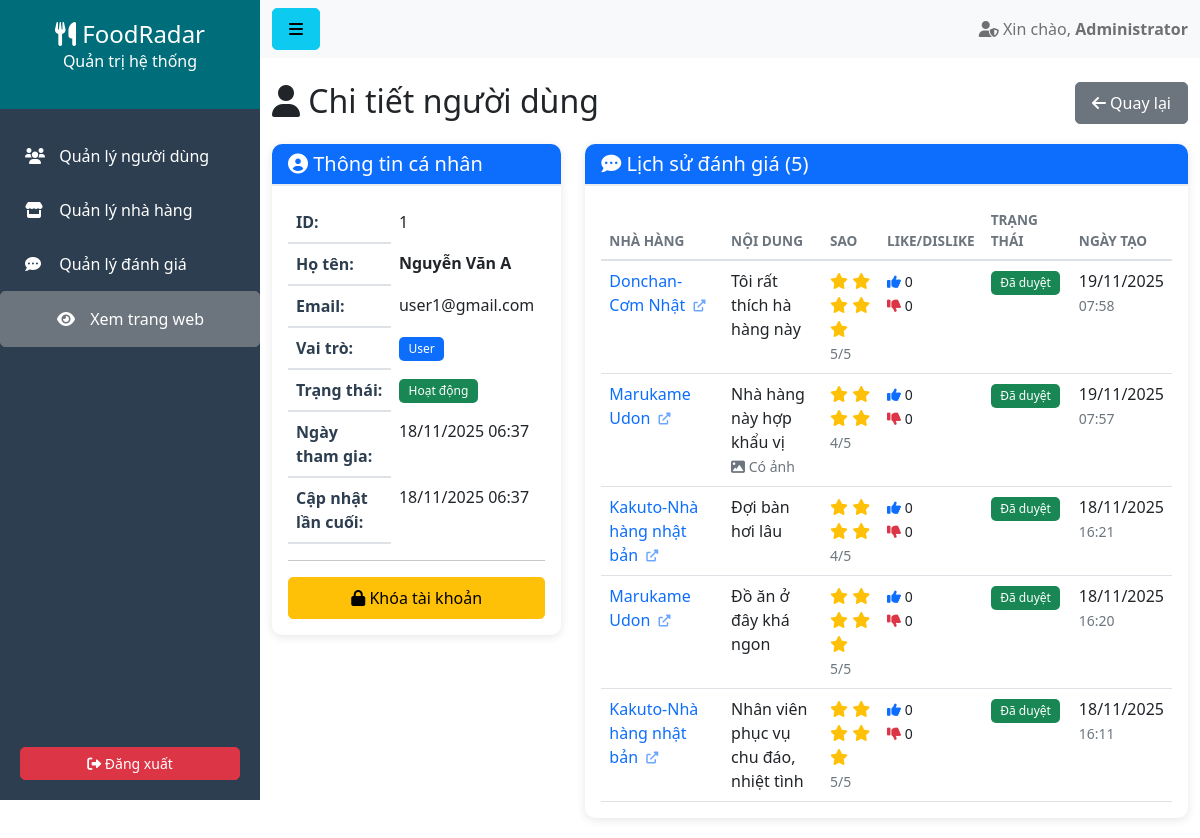
The page /admin/user_detail.php?id=1 (signed in) on the database its author committed.
### tables this page shows
CREATE TABLE `user` (
  `id` int NOT NULL,
  `fullname` varchar(255) NOT NULL,
  `email` varchar(255) NOT NULL,
  `password` varchar(255) NOT NULL,
  `role` enum('user','admin') DEFAULT 'user',
  `status` enum('active','locked') DEFAULT 'active',
  `created_at` timestamp NULL DEFAULT CURRENT_TIMESTAMP,
  `updated_at` timestamp NULL DEFAULT CURRENT_TIMESTAMP ON UPDATE CURRENT_TIMESTAMP
);

CREATE TABLE `review` (
  `id` int NOT NULL,
  `restaurant_id` int DEFAULT NULL,
  `user_id` int DEFAULT NULL,
  `content` text NOT NULL,
  `star` int NOT NULL,
  `images` text,
  `likes` int DEFAULT 0,
  `dislikes` int DEFAULT 0,
  `status` enum('pending','approved','hidden') DEFAULT 'approved',
  `created_at` timestamp NULL DEFAULT CURRENT_TIMESTAMP,
  `updated_at` timestamp NULL DEFAULT CURRENT_TIMESTAMP ON UPDATE CURRENT_TIMESTAMP
);

CREATE TABLE `restaurant` (
  `id` int NOT NULL,
  `category_id` int DEFAULT NULL,
  `name` varchar(255) NOT NULL,
  `address` varchar(255) NOT NULL,
  `description` text,
  `open_time` varchar(50) DEFAULT NULL,
  `images` text,
  `status` enum('active','hidden') DEFAULT 'active',
  `created_at` timestamp NULL DEFAULT CURRENT_TIMESTAMP,
  `updated_at` timestamp NULL DEFAULT CURRENT_TIMESTAMP ON UPDATE CURRENT_TIMESTAMP
);

### admin/user_detail.php (the view, shortened to what this page needs)
<?php
require_once 'header.php';
$userId = (int)$_GET['id'];
$sql = "SELECT * FROM user WHERE id = $userId";
$result = mysqli_query($conn, $sql);
$user = mysqli_fetch_assoc($result);
$reviews = [];
$sql = "SELECT r.*, rt.name as restaurant_name
        FROM review r
        JOIN restaurant rt ON r.restaurant_id = rt.id
        WHERE r.user_id = $userId
        ORDER BY r.created_at DESC";
$result = mysqli_query($conn, $sql);
if ($result) {
    while ($row = mysqli_fetch_assoc($result)) {
        $reviews[] = $row;
    }
}
$total_reviews = count($reviews);
?>
<div class="row mb-3">
    <div class="col-md-6">
        <h2><i class="fas fa-user"></i> Chi tiết người dùng</h2>
    </div>
    <div class="col-md-6 text-end">
        <a href="users.php" class="btn btn-secondary">
            <i class="fas fa-arrow-left"></i> Quay lại
        </a>
    </div>
</div>
<div class="row">
    <div class="col-md-4">
        <div class="card mb-4">
            <div class="card-header bg-primary text-white">
                <h5 class="mb-0"><i class="fas fa-user-circle"></i> Thông tin cá nhân</h5>
            </div>
            <div class="card-body">
                <table class="table table-borderless">
                    <tr>
                        <th width="40%">ID:</th>
                        <td><?php echo $user['id']; ?></td>
                    </tr>
                    <tr>
                        <th>Họ tên:</th>
                        <td><strong><?php echo htmlspecialchars($user['fullname']); ?></strong></td>
                    </tr>
                    <tr>
                        <th>Email:</th>
                        <td><?php echo htmlspecialchars($user['email']); ?></td>
                    </tr>
                    <tr>
                        <th>Vai trò:</th>
                        <td>
                            <span class="badge bg-<?php echo $user['role'] === 'admin' ? 'danger' : 'primary'; ?>">
                                <?php echo ucfirst($user['role']); ?>
                            </span>
                        </td>
                    </tr>
                    <tr>
                        <th>Trạng thái:</th>
                        <td>
                            <?php if ($user['status'] === 'active'): ?>
                                <span class="badge bg-success">Hoạt động</span>
                            <?php else: ?>
                                <span class="badge bg-danger">Bị khóa</span>
                            <?php endif; ?>
                        </td>
                    </tr>
                    <tr>
                        <th>Ngày tham gia:</th>
                        <td><?php echo date('d/m/Y H:i', strtotime($user['created_at'])); ?></td>
                    </tr>
                    <?php if ($user['updated_at']): ?>
                    <tr>
                        <th>Cập nhật lần cuối:</th>
                        <td><?php echo date('d/m/Y H:i', strtotime($user['updated_at'])); ?></td>
                    </tr>
                    <?php endif; ?>
                </table>
                <?php if ($user['role'] === 'user'): ?>
                    <hr>
                    <div class="d-grid gap-2">
                        <?php if ($user['status'] === 'active'): ?>
                            <a href="users.php?action=lock&id=<?php echo $user['id']; ?>"
                               class="btn btn-warning"
                               onclick="return confirm('Bạn có chắc muốn khóa tài khoản này?')">
                                <i class="fas fa-lock"></i> Khóa tài khoản
                            </a>
                        <?php endif; ?>
                    </div>
                <?php endif; ?>
            </div>
        </div>
    </div>
    <div class="col-md-8">
        <div class="card">
            <div class="card-header bg-primary text-white">
                <h5 class="mb-0"><i class="fas fa-comment-dots"></i> Lịch sử đánh giá (<?php echo $total_reviews; ?>)</h5>
            </div>
            <div class="card-body">
                <?php if (empty($reviews)): ?>
                    <p class="text-muted text-center py-4">Người dùng chưa có đánh giá nào.</p>
                <?php else: ?>
                    <div class="table-responsive">
                        <table class="table table-hover">
                            <thead>
                                <tr>
                                    <th>Nhà hàng</th>
                                    <th>Nội dung</th>
                                    <th>Sao</th>
                                    <th>Like/Dislike</th>
                                    <th>Trạng thái</th>
                                    <th>Ngày tạo</th>
                                </tr>
                            </thead>
                            <tbody>
                                <?php foreach ($reviews as $review): ?>
                                    <tr>
                                        <td>
                                            <a href="../restaurant.php?id=<?php echo $review['restaurant_id']; ?>"
                                               target="_blank" class="text-decoration-none">
                                                <?php echo htmlspecialchars($review['restaurant_name']); ?>
                                                <i class="fas fa-external-link-alt fa-xs"></i>
                                            </a>
                                        </td>
                                        <td>
                                            <?php
                                            $content = htmlspecialchars($review['content']);
                                            echo strlen($content) > 50 ? substr($content, 0, 50) . '...' : $content;
                                            ?>
                                            <?php if (!empty($review['images'])): ?>
                                                <br><small class="text-muted"><i class="fas fa-image"></i> Có ảnh</small>
                                            <?php endif; ?>
                                        </td>
                                        <td>
                                            <?php for ($i = 0; $i < $review['star']; $i++): ?>
                                                <i class="fas fa-star text-warning"></i>
                                            <?php endfor; ?>
                                            <br>
                                            <small class="text-muted"><?php echo $review['star']; ?>/5</small>
                                        </td>
                                        <td>
                                            <small>
                                                <i class="fas fa-thumbs-up text-primary"></i> <?php echo $review['likes']; ?><br>
                                                <i class="fas fa-thumbs-down text-danger"></i> <?php echo $review['dislikes']; ?>
                                            </small>
                                        </td>
                                        <td>
                                            <?php
                                            $badge_class = 'secondary';
                                            $status_text = 'Khác';
                                            if ($review['status'] === 'approved') {
                                                $badge_class = 'success';
                                                $status_text = 'Đã duyệt';
                                            } elseif ($review['status'] === 'pending') {
                                                $badge_class = 'warning';
                                                $status_text = 'Chờ duyệt';
                                            } elseif ($review['status'] === 'hidden') {
                                                $badge_class = 'danger';
                                                $status_text = 'Đã ẩn';
                                            }
                                            ?>
                                            <span class="badge bg-<?php echo $badge_class; ?>"><?php echo $status_text; ?></span>
                                        </td>
                                        <td>
                                            <?php echo date('d/m/Y', strtotime($review['created_at'])); ?>
                                            <br>
                                            <small class="text-muted"><?php echo date('H:i', strtotime($review['created_at'])); ?></small>
                                        </td>
                                    </tr>
                                <?php endforeach; ?>
                            </tbody>
                        </table>
                    </div>
                <?php endif; ?>
            </div>
        </div>
    </div>
</div>
<?php require_once 'footer.php'; ?>

### assets/css/admin.css (style rules this page uses)
:root { --sidebar-width: 260px; --primary-color: #0098a9; --secondary-color: #006d7a; --sidebar-bg: #2c3e50; --sidebar-hover: #34495e; }
body { font-family: 'Segoe UI', Tahoma, Geneva, Verdana, sans-serif; }
.card { border: none; border-radius: 10px; box-shadow: 0 2px 10px rgba(0,0,0,0.1); margin-bottom: 20px; }
.card-header { background-color: #f8f9fa; border-bottom: 2px solid #e9ecef; border-radius: 10px 10px 0 0 !important; font-weight: bold; }
.table { margin-bottom: 0; }
.table thead th { border-bottom: 2px solid #dee2e6; font-weight: 600; text-transform: uppercase; font-size: 0.85rem; color: #6c757d; }
.btn { border-radius: 5px; padding: 8px 16px; font-weight: 500; transition: all 0.3s; }
.badge { padding: 5px 10px; font-weight: 500; border-radius: 5px; }
.card, .stat-card { animation: fadeIn 0.5s ease-in-out; }
.card { transition: all 0.3s ease; }
.table th { font-weight: 600; color: #2c3e50; border-bottom: 2px solid #dee2e6; }
.badge { padding: 0.5em 0.8em; font-weight: 500; }
.fa-external-link-alt { opacity: 0.6; margin-left: 4px; }

### rows shown on the page
user: id "1", fullname "Nguyễn Văn A", email "user1@gmail.com", role "User", created_at "18/11/2025 06:37", updated_at "18/11/2025 06:37"
review: restaurant.name "Donchan- Cơm Nhật", content "Tôi rất thích hà hàng này", star "5", likes "0", dislikes "0", status "Đã duyệt", created_at "19/11/2025", created_at "07:58"
review: restaurant.name "Marukame Udon", content "Nhà hàng này hợp khẩu vị", shows "Có ảnh", star "4", likes "0", dislikes "0", status "Đã duyệt", created_at "19/11/2025", created_at "07:57"
review: restaurant.name "Kakuto-Nhà hàng nhật bản", content "Đợi bàn hơi lâu", star "4", likes "0", dislikes "0", status "Đã duyệt", created_at "18/11/2025", created_at "16:21"
review: restaurant.name "Marukame Udon", content "Đồ ăn ở đây khá ngon", star "5", likes "0", dislikes "0", status "Đã duyệt", created_at "18/11/2025", created_at "16:20"
review: restaurant.name "Kakuto-Nhà hàng nhật bản", content "Nhân viên phục vụ chu đáo, nhiệt tình", star "5", likes "0", dislikes "0", status "Đã duyệt", created_at "18/11/2025", created_at "16:11"

### other values the page prints
$_SESSION['fullname'] "Administrator"
$total_reviews "5"
